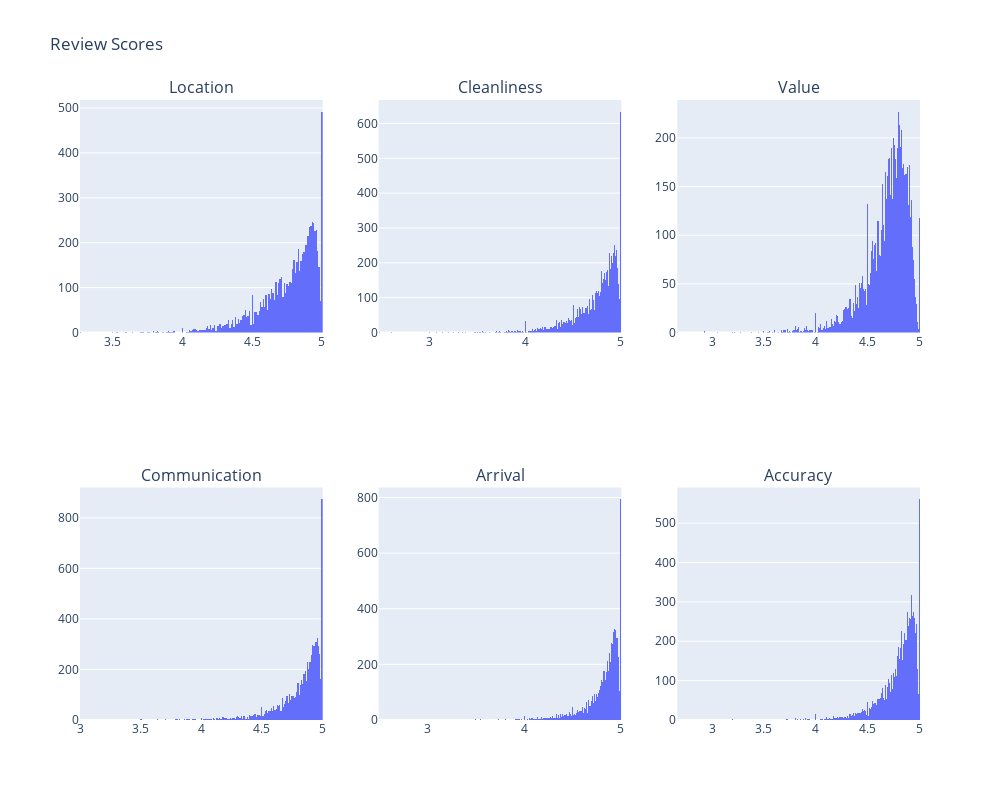

Notebook source saved alongside this figure:
### Code cell
# Select listings with at least 10 reviews
listings10 = df_distancia[df_distancia['number_of_reviews']>=10]

# Create histogram figures for each review category
fig1 = px.histogram(listings10, x='review_scores_location',
             barmode='group', category_orders={'review_scores_location': sorted(listings10['review_scores_location'].unique())})
fig1.update_layout(title="Location", xaxis_title="Average review score", yaxis_title="Number of listings", font_size=14)

fig2 = px.histogram(listings10, x='review_scores_cleanliness',
              barmode='group', category_orders={'review_scores_cleanliness': sorted(listings10['review_scores_cleanliness'].unique())})
fig2.update_layout(title="Cleanliness", xaxis_title="Average review score", yaxis_title="Number of listings", font_size=14)

fig3 = px.histogram(listings10, x='review_scores_value',
              barmode='group', category_orders={'review_scores_value': sorted(listings10['review_scores_value'].unique())})
fig3.update_layout(title="Value", xaxis_title="Average review score", yaxis_title="Number of listings", font_size=14)

fig4 = px.histogram(listings10, x='review_scores_communication',
              barmode='group', category_orders={'review_scores_communication': sorted(listings10['review_scores_communication'].unique())})
fig4.update_layout(title="Communication", xaxis_title="Average review score", yaxis_title="Number of listings", font_size=14)

fig5 = px.histogram(listings10, x='review_scores_checkin',
              barmode='group', category_orders={'review_scores_checkin': sorted(listings10['review_scores_checkin'].unique())})
fig5.update_layout(title="Arrival", xaxis_title="Average review score", yaxis_title="Number of listings", font_size=14)

fig6 = px.histogram(listings10, x='review_scores_accuracy',
              barmode='group', category_orders={'review_scores_accuracy': sorted(listings10['review_scores_accuracy'].unique())})
fig6.update_layout(title="Accuracy", xaxis_title="Average review score", yaxis_title="Number of listings", font_size=14)

# Create subplot with 2 rows and 3 columns, with titles for each subplot
figs = sp.make_subplots(rows=2, cols=3, subplot_titles=("Location", "Cleanliness", "Value", "Communication", "Arrival", "Accuracy"))

# Add each bar chart to the subplot
figs.add_trace(fig1['data'][0], row=1, col=1)
figs.add_trace(fig2['data'][0], row=1, col=2)
figs.add_trace(fig3['data'][0], row=1, col=3)
figs.add_trace(fig4['data'][0], row=2, col=1)
figs.add_trace(fig5['data'][0], row=2, col=2)
figs.add_trace(fig6['data'][0], row=2, col=3)

# Update layout for the subplot
figs.update_layout(
    title_text="Review Scores",
    height=800,
    width=1000,
    font_size=12,
    showlegend=False
)
# TODO INTENTAR PONER EL COLOR DE LAS REVIEWS
# Show

### Figure 1 — Plotly figure (JSON) as saved in the notebook; plotly's stock layout.template omitted (floating-point values rounded to 4 significant figures; data arrays with more than 128 entries replaced by an {"elided": "..."} marker saying what was removed)
{"data": [{"alignmentgroup": "True", "bingroup": "x", "hovertemplate": "review_scores_location=%{x}<br>count=%{y}<extra></extra>", "legendgroup": "", "marker": {"color": "#636efa", "pattern": {"shape": ""}}, "name": "", "offsetgroup": "", "orientation": "v", "showlegend": false, "type": "histogram", "x": {"elided": "7499 float values"}, "xaxis": "x", "yaxis": "y"}, {"alignmentgroup": "True", "bingroup": "x", "hovertemplate": "review_scores_cleanliness=%{x}<br>count=%{y}<extra></extra>", "legendgroup": "", "marker": {"color": "#636efa", "pattern": {"shape": ""}}, "name": "", "offsetgroup": "", "orientation": "v", "showlegend": false, "type": "histogram", "x": {"elided": "7499 float values"}, "xaxis": "x2", "yaxis": "y2"}, {"alignmentgroup": "True", "bingroup": "x", "hovertemplate": "review_scores_value=%{x}<br>count=%{y}<extra></extra>", "legendgroup": "", "marker": {"color": "#636efa", "pattern": {"shape": ""}}, "name": "", "offsetgroup": "", "orientation": "v", "showlegend": false, "type": "histogram", "x": {"elided": "7499 float values"}, "xaxis": "x3", "yaxis": "y3"}, {"alignmentgroup": "True", "bingroup": "x", "hovertemplate": "review_scores_communication=%{x}<br>count=%{y}<extra></extra>", "legendgroup": "", "marker": {"color": "#636efa", "pattern": {"shape": ""}}, "name": "", "offsetgroup": "", "orientation": "v", "showlegend": false, "type": "histogram", "x": {"elided": "7499 float values"}, "xaxis": "x4", "yaxis": "y4"}, {"alignmentgroup": "True", "bingroup": "x", "hovertemplate": "review_scores_checkin=%{x}<br>count=%{y}<extra></extra>", "legendgroup": "", "marker": {"color": "#636efa", "pattern": {"shape": ""}}, "name": "", "offsetgroup": "", "orientation": "v", "showlegend": false, "type": "histogram", "x": {"elided": "7499 float values"}, "xaxis": "x5", "yaxis": "y5"}, {"alignmentgroup": "True", "bingroup": "x", "hovertemplate": "review_scores_accuracy=%{x}<br>count=%{y}<extra></extra>", "legendgroup": "", "marker": {"color": "#636efa", "pattern": {"shape": ""}}, "name": "", "offsetgroup": "", "orientation": "v", "showlegend": false, "type": "histogram", "x": {"elided": "7499 float values"}, "xaxis": "x6", "yaxis": "y6"}], "layout": {"annotations": [{"font": {"size": 16}, "showarrow": false, "text": "Location", "x": 0.1444, "xanchor": "center", "xref": "paper", "y": 1, "yanchor": "bottom", "yref": "paper"}, {"font": {"size": 16}, "showarrow": false, "text": "Cleanliness", "x": 0.5, "xanchor": "center", "xref": "paper", "y": 1, "yanchor": "bottom", "yref": "paper"}, {"font": {"size": 16}, "showarrow": false, "text": "Value", "x": 0.8556, "xanchor": "center", "xref": "paper", "y": 1, "yanchor": "bottom", "yref": "paper"}, {"font": {"size": 16}, "showarrow": false, "text": "Communication", "x": 0.1444, "xanchor": "center", "xref": "paper", "y": 0.375, "yanchor": "bottom", "yref": "paper"}, {"font": {"size": 16}, "showarrow": false, "text": "Arrival", "x": 0.5, "xanchor": "center", "xref": "paper", "y": 0.375, "yanchor": "bottom", "yref": "paper"}, {"font": {"size": 16}, "showarrow": false, "text": "Accuracy", "x": 0.8556, "xanchor": "center", "xref": "paper", "y": 0.375, "yanchor": "bottom", "yref": "paper"}], "font": {"size": 12}, "height": 800, "showlegend": false, "title": {"text": "Review Scores"}, "width": 1000, "xaxis": {"anchor": "y", "domain": [0, 0.2889]}, "xaxis2": {"anchor": "y2", "domain": [0.3556, 0.6444]}, "xaxis3": {"anchor": "y3", "domain": [0.7111, 1]}, "xaxis4": {"anchor": "y4", "domain": [0, 0.2889]}, "xaxis5": {"anchor": "y5", "domain": [0.3556, 0.6444]}, "xaxis6": {"anchor": "y6", "domain": [0.7111, 1]}, "yaxis": {"anchor": "x", "domain": [0.625, 1]}, "yaxis2": {"anchor": "x2", "domain": [0.625, 1]}, "yaxis3": {"anchor": "x3", "domain": [0.625, 1]}, "yaxis4": {"anchor": "x4", "domain": [0, 0.375]}, "yaxis5": {"anchor": "x5", "domain": [0, 0.375]}, "yaxis6": {"anchor": "x6", "domain": [0, 0.375]}}}
